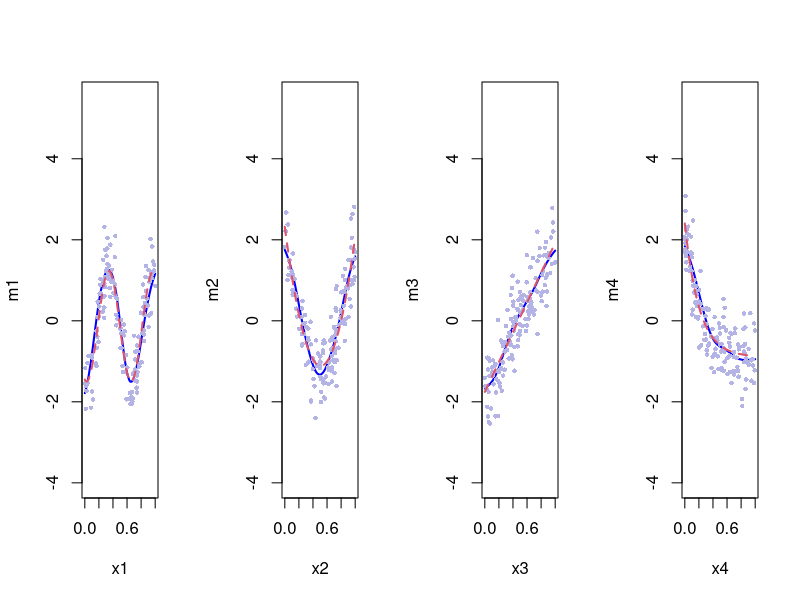

R code for this plot:
generator1 = function(n=150,d=50,sigma2=1){
 epsilon = rnorm(n,0,sigma2)
 M = matrix(NA,nrow=n,ncol=d)
 x = matrix(runif(d*n,-2.5,2.5),nrow=n,ncol=d)
 for(p in c(1:d)){
   if(p==1){ M[,p] = -sin(2*x[,p])}
   if(p==2){ M[,p] = x[,p]^2 - mean(x[,p]^2)}
   if(p==3){ M[,p] = x[,p]}
   if(p==4){ M[,p] = exp(-x[,p])- mean(exp(-x[,p]))}
   if(p>4 ){ M[,p] = 0}
 }
 for(p in c(1:d)){
    x[,p] = (x[,p]-min(x[,p]))/(max(x[,p])-min(x[,p]))
 }
 M[,1:4]  = scale(M[,1:4])        # rescale the design matrix
 m        = apply(M[,c(1:d)],1,sum)     # mean function
 y        = m +  epsilon
 return(list(y=y,x=x,M=M))
}

kernel.smoothing.matrix = function(h, x) {
  n = length(x)
  S = matrix(0,n,n)
  for (i in 1:n) {
    tmp1  = x - x[i]
    w     = exp(-(tmp1)^2/(2*h^2))
    w     = w/sum(w)
    S[i,] = w
  }
  return(S)
}

local.linear.smoothing.matrix = function(h, x) {
  n = length(x)
  S = matrix(0,n,n)
  
  for (i in 1:n) {
    xdiff = x - x[i]
    w     = exp(-(xdiff)^2/(2*h^2))
    W     = diag(w/sum(w))
    X     = cbind(1,matrix(xdiff,n,1,byrow=TRUE))
    T     = solve(t(X) %*% W %*% X) %*% t(X) %*% W
    S[i,] = T[1,]
  }
  return(S)
}


plotM = function(y,x,Mhat,M){
  d   = ncol(M)
  res = y - apply(Mhat,1,sum)
  par(mfrow=c(1,4))
  for(i in c(1:min(d,10))){
    par(cex=1.0,cex.sub=1.0,cex.lab=1.0)
      ord   = order(x[,i])
      Mhat[,i]= Mhat[,i]- mean(Mhat[,i])
      M[,i] = M[,i]- mean(M[,i])
      l = sum(abs(Mhat[,i]))
      plot(x[,i][ord], Mhat[,i][ord],ylim=c(min(y),max(y)),
           type='l',lwd=2,xlab=paste('x',i,sep=''),
           ylab=paste('m',i,sep=''),col='blue')
      points(x[,i][ord],y[ord]-apply(as.matrix(Mhat[ord,-i]),1,sum),pch=16, cex=.6, col=rgb(0.7,0.7,0.9))
      lines(M[,i][ord]~x[,i][ord],lty=2,lwd=2,col=2)
  }
}

backfit = function(x,y,h,maxStep = 100){
  d  = ncol(x)
  n  = length(y)
  Mhat = matrix(0,n,d)
  alpha = rep(1,d)
  S  = matrix(0,d,n*n)

  cat("constructing smoothing matrices...\n")
  for (i in 1:d) {
    W = kernel.smoothing.matrix(h[i],x[,i])
    #W = local.linear.smoothing.matrix(h[i],x[,i])
    S[i,] = as.vector(W)
  }
  
  order = sample(d,d)  # visit the variables in a random order
  cat("Variable order: ", order[1:min(length(order),8)], "...\n")

  for (iter in c(1:maxStep)){
    curfit    = apply(Mhat %*% diag(alpha), 1, sum)
    
    for(i in order) {
      Z = y - Mhat[,-i] %*% alpha[-i]
      Si = matrix(S[i,],n,n)
      f = as.vector(Si %*% Z)
      norm = sqrt(t(f) %*% f / n)
      Mhat[,i] = f / norm
      Mhat[,i] = Mhat[,i] - mean(Mhat[,i])
      alpha[i] = 1
    }
    newfit    = apply(Mhat %*% diag(alpha),1,sum)
    tmp       = sqrt(sum((curfit-newfit)^2))
    if(tmp<1e-6){ break }
    cat(sprintf("Iteration %d: l2-distance=%f\n", iter, tmp))
    if(iter==maxStep){cat('maximum steps reached!','\n')}
  }
  
  return(list(M=(Mhat %*% diag(alpha)), beta=alpha))
}


example1 = function(n=150,d=50,sigma2=1,h0=.1) {
  out = generator1(n,d,sigma2)
  y = out$y
  x = out$x
  M = out$M
  n = length(y)
  d = ncol(x)

  h = rep(1,d)
  if (h0 != 0) { h = rep(h0,d) }
  else {h =rep(.8*h/(n^0.2),d)}  # the plug-in bandwidths
  cat("bandwidth: ",h[1],"\n")

  tmp = backfit(x,y,h,maxStep=100)
  Mhat = tmp$M
  plotM(y,x,Mhat,M)
}

example1(n=150,d=4,sigma2=.5,h0=.1)

